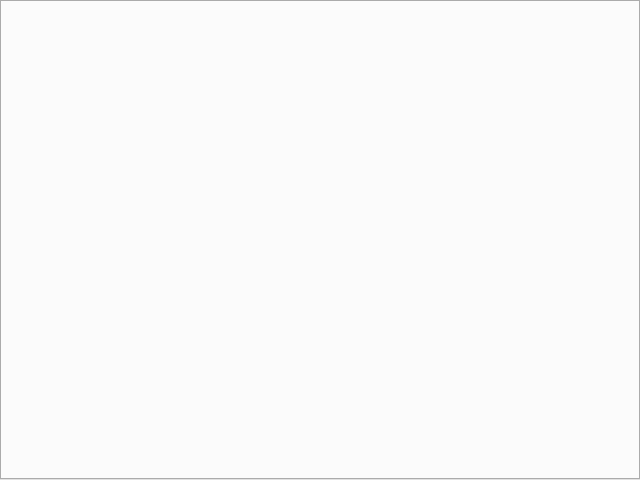
<?xml version="1.0" encoding="UTF-8"?>
<ui version="4.0">
 <class>MainWindow</class>
 <widget class="QMainWindow" name="MainWindow">
  <property name="geometry">
   <rect>
    <x>0</x>
    <y>0</y>
    <width>640</width>
    <height>480</height>
   </rect>
  </property>
  <property name="windowTitle">
   <string>FOB Nicaragua Analytics</string>
  </property>
  <widget class="QWidget" name="centralwidget">
   <layout class="QVBoxLayout" name="verticalLayout" stretch="0">
    <property name="spacing">
     <number>0</number>
    </property>
    <property name="leftMargin">
     <number>0</number>
    </property>
    <property name="topMargin">
     <number>0</number>
    </property>
    <property name="rightMargin">
     <number>0</number>
    </property>
    <property name="bottomMargin">
     <number>0</number>
    </property>
    <item>
     <widget class="QTabWidget" name="TabContainer"/>
    </item>
   </layout>
  </widget>
 </widget>
 <resources/>
 <connections/>
</ui>
